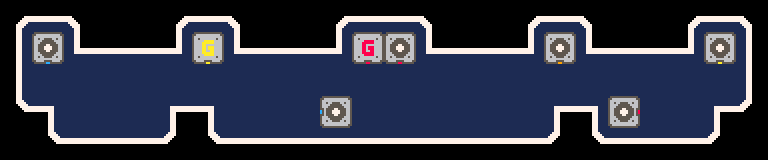

This game map was drawn from its Tiled (.tmx) file and the tilesets committed beside it. A one-line description and the full map source follow:
An orthogonal 24x5 tile map with 32x32 px tiles, 2 tile layers (Blueboard, Element) and 1 object.

<map version="1.5" tiledversion="1.7.2" orientation="orthogonal" renderorder="left-down" width="24" height="5" tilewidth="32" tileheight="32" infinite="0" nextlayerid="4" nextobjectid="4">
 <tileset firstgid="1" source="../element.tsx" />
 <layer id="1" name="Blueboard" width="24" height="5" locked="1">
  <data encoding="csv">
28,29,30,0,0,43,29,47,0,0,28,29,29,47,0,0,43,29,47,0,0,43,29,47,
59,60,46,29,29,44,77,46,29,29,44,62,61,46,29,29,44,45,46,29,29,44,45,63,
59,77,62,77,62,62,45,62,45,45,45,62,61,61,62,77,60,45,77,45,60,61,60,63,
75,76,77,62,62,78,76,60,61,62,77,61,61,77,77,61,77,78,76,61,77,45,78,79,
0,92,93,93,93,79,75,93,93,93,93,93,93,93,93,93,93,79,75,93,93,93,94,0
</data>
 </layer>
 <layer id="3" name="Element" width="24" height="5">
  <data encoding="csv">
0,0,0,0,0,0,0,0,0,0,0,0,0,0,0,0,0,0,0,0,0,0,0,0,
0,3221225540,0,0,0,0,35,0,0,0,0,3,3221225539,0,0,0,0,3221225554,0,0,0,0,3221225555,0,
0,0,0,0,0,0,0,0,0,0,0,0,0,0,0,0,0,0,0,0,0,0,0,0,
0,0,0,0,0,0,0,0,0,0,1610612804,0,0,0,0,0,0,0,0,2684354627,0,0,0,0,
0,0,0,0,0,0,0,0,0,0,0,0,0,0,0,0,0,0,0,0,0,0,0,0
</data>
 </layer>
 <objectgroup id="2" name="Object" visible="0" locked="1">
  <object id="3" x="384" y="80">
   <point />
  </object>
 </objectgroup>
</map>
